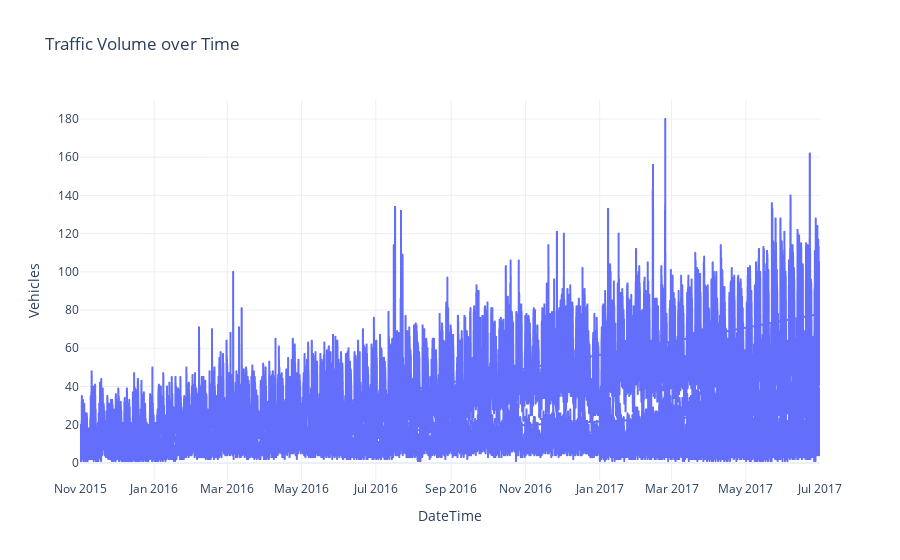

Source (notebook cell):
### Code cell
pio.templates.default = "plotly_white"
fig = px.line(df, x='DateTime', y='Vehicles', title='Traffic Volume over Time')
fig.show()

### Figure 1 — Plotly figure (JSON) as saved in the notebook; plotly's stock layout.template omitted (floating-point values rounded to 4 significant figures; data arrays with more than 128 entries replaced by an {"elided": "..."} marker saying what was removed)
{"data": [{"hovertemplate": "DateTime=%{x}<br>Vehicles=%{y}<extra></extra>", "legendgroup": "", "line": {"color": "#636efa", "dash": "solid"}, "marker": {"symbol": "circle"}, "mode": "lines", "name": "", "showlegend": false, "type": "scattergl", "x": {"elided": "48120 str values"}, "xaxis": "x", "y": {"elided": "48120 int values"}, "yaxis": "y"}], "layout": {"autosize": true, "legend": {"tracegroupgap": 0}, "title": {"text": "Traffic Volume over Time"}, "xaxis": {"anchor": "y", "autorange": true, "domain": [0, 1], "range": ["2015-11-01", "2017-06-30 23:00"], "title": {"text": "DateTime"}, "type": "date"}, "yaxis": {"anchor": "x", "autorange": true, "domain": [0, 1], "range": [-8.944, 189.9], "title": {"text": "Vehicles"}, "type": "linear"}}}
